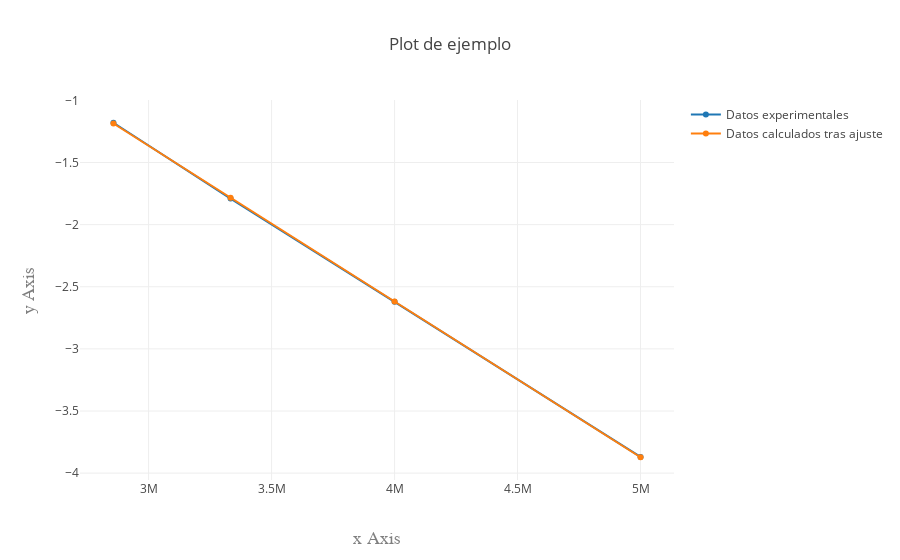

Notebook code for this chart:
### Code cell
datos_zinc = [ 
  { x: inversa_de_longitudes_de_onda_zinc, y: voltajes_medidos_zinc, name: 'Datos experimentales' },  
  { x: inversa_de_longitudes_de_onda_zinc, y: voltajes_de_frenado_calculados_zinc, name: 'Datos calculados tras ajuste' } 
]; 
var layout_zinc = { 
  title: 'Gráfica para el Zinc', 
  xaxis: { title: 'Longitud de onda (m e-1)', 
    titlefont: { family: 'Courier New, monospace', size: 18, color: '#7f7f7f' } 
  }, 
  yaxis: { 
    title: 'Voltajes de frenado (V)', titlefont: { 
      family: 'Courier New, monospace', size: 18, color: '#7f7f7f' } 
  } 
}; 
Plotly(datos, layout);

### Figure 1 — Plotly figure (JSON) as saved in the notebook; plotly's stock layout.template omitted (floating-point values rounded to 4 significant figures)
{"data": [{"name": "Datos experimentales", "x": [5000000, 4000000.0, 3333000.0, 2857000.0], "y": [-3.87, -2.62, -1.79, -1.18]}, {"name": "Datos calculados tras ajuste", "x": [5000000, 4000000.0, 3333000.0, 2857000.0], "y": [-3.872, -2.619, -1.783, -1.186]}], "layout": {"title": "Plot de ejemplo", "xaxis": {"title": "x Axis", "titlefont": {"color": "#7f7f7f", "family": "Courier New, monospace", "size": 18}}, "yaxis": {"title": "y Axis", "titlefont": {"color": "#7f7f7f", "family": "Courier New, monospace", "size": 18}}}}
